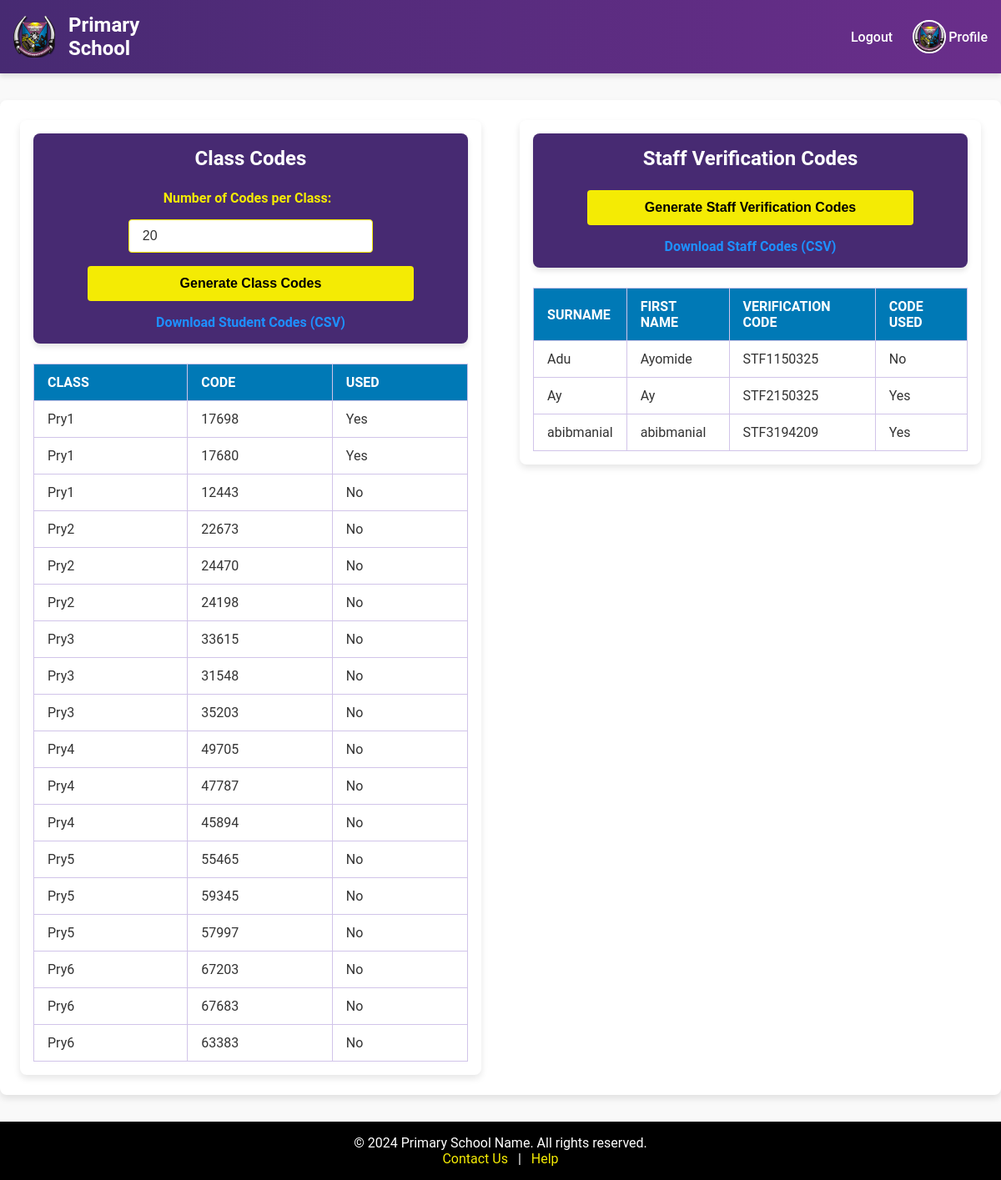
The app's page /generate-codes with its own data.
### tables this page shows
CREATE TABLE class_codes (
    code_id INTEGER PRIMARY KEY AUTOINCREMENT,
    class_id INTEGER NULL,
    code TEXT NOT NULL UNIQUE,
    is_used INTEGER CHECK (is_used IN (0,1)) NOT NULL DEFAULT 0,
    created_at TEXT DEFAULT CURRENT_TIMESTAMP,
    updated_at TEXT DEFAULT CURRENT_TIMESTAMP,
    FOREIGN KEY (class_id) REFERENCES classes(class_id) ON DELETE SET NULL
);

CREATE TABLE classes (
    class_id INTEGER PRIMARY KEY AUTOINCREMENT,
    class_name TEXT NOT NULL UNIQUE
);

CREATE TABLE staff (
    staff_id INTEGER PRIMARY KEY AUTOINCREMENT,
    surname TEXT NOT NULL,
    first_name TEXT NOT NULL,
    middle_name TEXT,
    username TEXT UNIQUE,
    password TEXT,
    phone_number TEXT,
    email TEXT,
    date_of_birth TEXT,
    address TEXT,
    role_id INTEGER,
    is_admin INTEGER CHECK (is_admin IN (0,1)) DEFAULT 0,
    verification_code TEXT,
    code_used INTEGER CHECK (code_used IN (0,1)) DEFAULT 0,
    FOREIGN KEY (role_id) REFERENCES roles(role_id)
);

### app.py (the view)
@app.route('/generate-codes', methods=['GET'])
def generate_codes():
    try:
        class_codes = fetch_class_codes()
        staff_codes = fetch_staff_codes()
        return render_template('class_codes.html', class_codes=class_codes, staff_codes=staff_codes)
    except Exception as e:
        flash(f"Error displaying codes: {e}", "error")
        return render_template('class_codes.html', class_codes=[], staff_codes=[])

### engine.py (called while the page is built)
def get_db_connection():
    conn = sqlite3.connect("school_system.db")
    conn.row_factory = sqlite3.Row  # Allows fetching results as dictionaries
    return conn

def fetch_class_codes():
    try:
        conn = get_db_connection()
        cursor = conn.cursor()
        cursor.execute("""
            SELECT c.class_name, cc.code, cc.is_used
            FROM class_codes cc
            JOIN classes c ON cc.class_id = c.class_id
        """)
        class_codes = cursor.fetchall()
        return [dict(row) for row in class_codes]  # Convert to list of dicts
    except Exception as e:
        print(f"Error fetching class codes: {e}")
        return []
    finally:
        conn.close()

def fetch_staff_codes():
    try:
        conn = get_db_connection()
        cursor = conn.cursor()
        cursor.execute("""
            SELECT surname, first_name, verification_code, code_used
            FROM staff
            WHERE verification_code IS NOT NULL
        """)
        staff_codes = cursor.fetchall()
        return [dict(row) for row in staff_codes]  # Convert to list of dicts
    except Exception as e:
        print(f"Error fetching staff codes: {e}")
        return []
    finally:
        conn.close()

### templates/class_codes.html (shortened to what this page needs)
<!DOCTYPE html>
<html lang="en">
<head>
    <link rel="stylesheet" href="{{ url_for('static', filename='styles.css') }}">
</head>
<body>
    <header>
        <div class="header-content">
            <div class="logo-title">
                <img src="{{ url_for('static', filename = 'images/futa-logo.png') }}" alt="School Logo" class="logo">
                <h3>Primary <br> School</h3>
            </div>
            <nav class="menu">
                <div class="other-sections">
                    <a href="/logout">Logout</a>
                </div>
                <div class="profile-section">
                    <img src="{{ url_for('static', filename = 'images/futa-logo.png') }}" alt="Profile Picture" class="profile-pic">
                    <a href="/update-profile">Profile</a>
                </div>
            </nav>
        </div>
    </header>
    <main>
        <section class="code-section">
            <div class="codes-left">
                <div class="class-codes">
                    <h2>Class Codes</h2>
                    <form action="/generate-student-codes" method="POST">
                        <label for="batch-size">Number of Codes per Class:</label>
                        <input type="number" id="batch-size" name="batch_size" value="20" min="1" required>
                        <button type="submit">Generate Class Codes</button>
                    </form>
                    <p><a href="/download-student-codes" class="btn">Download Student Codes (CSV)</a></p>
                </div>
                <table>
                    <thead>
                        <tr>
                            <th>Class</th>
                            <th>Code</th>
                            <th>Used</th>
                        </tr>
                    </thead>
                    <tbody>
                        {% for code in class_codes %}
                        <tr>
                            <td>{{ code.class_name }}</td>
                            <td>{{ code.code }}</td>
                            <td>{{ 'Yes' if code.is_used else 'No' }}</td>
                        </tr>
                        {% endfor %}
                    </tbody>
                </table>
            </div>
            <div class="codes-right">
                <div class="class-codes">
                    <h2>Staff Verification Codes</h2>
                    <form action="/generate-staff-codes" method="post">
                        <button type="submit" class="btn">Generate Staff Verification Codes</button>
                    </form>
                    <p><a href="/download-staff-codes" class="btn">Download Staff Codes (CSV)</a></p>
                </div>
                <table>
                    <thead>
                        <tr>
                            <th>Surname</th>
                            <th>First Name</th>
                            <th>Verification Code</th>
                            <th>Code Used</th>
                        </tr>
                    </thead>
                    <tbody>
                        {% for code in staff_codes %}
                        <tr>
                            <td>{{ code.surname }}</td>
                            <td>{{ code.first_name }}</td>
                            <td>{{ code.verification_code }}</td>
                            <td>{{  'Yes' if code.code_used else 'No'}}</td>
                        </tr>
                        {% endfor %}
                    </tbody>
                </table>
            </div>
        </section>
    </main>
    <footer>
        <p>&copy; 2024 Primary School Name. All rights reserved.</p>
        <nav>
            <a href="/contact">Contact Us</a> |
            <a href="/help">Help</a>
        </nav>
    </footer>
</body>
</html>

### records on screen
class_codes: class_name "Pry1", code "17698", is_used "Yes"
class_codes: class_name "Pry1", code "17680", is_used "Yes"
class_codes: class_name "Pry1", code "12443", is_used "No"
class_codes: class_name "Pry2", code "22673", is_used "No"
class_codes: class_name "Pry2", code "24470", is_used "No"
class_codes: class_name "Pry2", code "24198", is_used "No"
class_codes: class_name "Pry3", code "33615", is_used "No"
class_codes: class_name "Pry3", code "31548", is_used "No"
class_codes: class_name "Pry3", code "35203", is_used "No"
class_codes: class_name "Pry4", code "49705", is_used "No"
class_codes: class_name "Pry4", code "47787", is_used "No"
class_codes: class_name "Pry4", code "45894", is_used "No"
class_codes: class_name "Pry5", code "55465", is_used "No"
class_codes: class_name "Pry5", code "59345", is_used "No"
class_codes: class_name "Pry5", code "57997", is_used "No"
class_codes: class_name "Pry6", code "67203", is_used "No"
class_codes: class_name "Pry6", code "67683", is_used "No"
class_codes: class_name "Pry6", code "63383", is_used "No"
staff: surname "Adu", first_name "Ayomide", verification_code "STF1150325", code_used "No"
staff: surname "Ay", first_name "Ay", verification_code "STF2150325", code_used "Yes"
staff: surname "abibmanial", first_name "abibmanial", verification_code "STF3194209", code_used "Yes"
